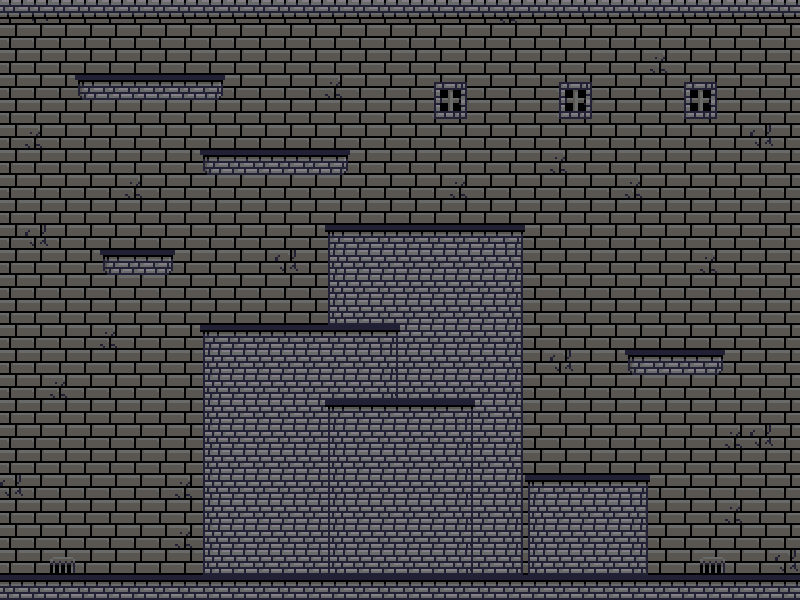

Tiled map render using the project's own tile images. Description and the whole map definition, tile-layer contents included, below:
An orthogonal 32x24 tile map with 25x25 px tiles, 2 tile layers (background, platforms) and 14 objects (9x platform, 5x lamp).

<map version="1.0" orientation="orthogonal" renderorder="right-down" width="32" height="24" tilewidth="25" tileheight="25" nextobjectid="27">
 <tileset firstgid="1" name="float_tiles" tilewidth="25" tileheight="25" tilecount="20" columns="5">
  <image source="../graphics/float_tiles.png" width="125" height="100" />
 </tileset>
 <layer name="background" width="32" height="24">
  <data encoding="csv">
6,8,6,6,6,6,6,6,6,6,6,6,6,6,6,6,6,6,6,6,7,6,6,6,6,6,6,6,6,6,6,6,
6,6,6,6,6,6,6,6,6,6,6,6,6,6,6,6,6,6,6,6,6,6,6,6,6,6,6,6,6,6,6,6,
6,6,6,6,6,6,6,6,6,6,6,6,6,6,6,6,6,6,6,6,6,6,6,6,6,6,7,6,6,6,6,6,
6,6,6,6,6,6,6,6,6,6,6,6,6,7,6,6,6,4,5,6,6,6,4,5,6,6,6,4,5,6,6,6,
6,6,6,6,6,6,6,6,6,6,6,6,6,6,6,6,6,9,10,6,6,6,9,10,6,6,6,9,10,6,6,6,
6,7,6,6,6,6,6,6,6,6,6,6,6,6,6,6,6,6,6,6,6,6,6,6,6,6,6,6,6,6,8,6,
6,6,6,6,6,6,6,6,6,6,6,6,6,6,6,6,6,6,6,6,6,6,7,6,6,6,6,6,6,6,6,6,
6,6,6,6,6,7,6,6,6,6,6,6,6,6,6,6,6,6,7,6,6,6,6,6,6,7,6,6,6,6,6,6,
6,6,6,6,6,6,6,6,6,6,6,6,6,6,6,6,6,6,6,6,6,6,6,6,6,6,6,6,6,6,6,6,
6,8,6,6,6,6,6,6,6,6,6,6,6,6,6,6,6,6,6,6,6,6,6,6,6,6,6,6,6,6,6,6,
6,6,6,6,6,6,6,6,6,6,6,8,6,6,6,6,6,6,6,6,6,6,6,6,6,6,6,6,7,6,6,6,
6,6,6,6,6,6,6,6,6,6,6,6,6,6,6,6,6,6,6,6,6,6,6,6,6,6,6,6,6,6,6,6,
6,6,6,6,6,6,6,6,6,6,6,6,6,6,6,6,6,6,6,6,6,6,6,6,6,6,6,6,6,6,6,6,
6,6,6,6,7,6,6,6,6,6,6,6,6,6,6,15,6,6,6,6,6,6,6,6,6,6,6,6,6,6,6,6,
6,6,6,6,6,6,6,6,6,6,6,6,6,6,6,15,6,6,6,6,6,6,8,6,6,6,6,6,6,6,6,6,
6,6,7,6,6,6,6,6,6,7,6,6,6,6,6,15,6,6,6,6,6,6,6,6,6,6,6,6,6,6,6,6,
6,6,6,6,6,6,6,6,6,6,6,6,6,15,6,6,6,6,15,6,6,6,6,6,6,6,6,6,6,6,6,6,
6,6,6,6,6,6,6,6,6,6,6,6,6,15,6,6,6,6,15,6,6,6,6,6,6,6,6,6,6,7,8,6,
6,6,6,6,6,6,6,6,6,6,6,6,6,15,6,6,6,6,15,6,6,6,6,6,6,6,6,6,6,6,6,6,
8,6,6,6,6,6,6,7,6,6,6,6,6,15,6,6,8,6,15,6,6,6,6,6,6,6,6,6,6,6,6,6,
6,6,6,6,6,6,6,6,6,6,6,6,6,15,6,6,6,6,15,6,6,6,6,6,6,6,6,6,6,7,6,6,
6,6,6,6,6,6,6,7,6,6,6,6,7,15,6,6,6,6,15,6,6,6,6,6,6,6,6,6,6,6,6,6,
6,6,13,6,6,6,6,6,6,6,6,6,6,15,6,6,13,6,15,6,6,6,6,6,6,6,6,6,13,6,6,8,
0,0,0,0,0,0,0,0,0,0,0,0,0,0,0,0,0,0,0,0,0,0,0,0,0,0,0,0,0,0,0,0
</data>
 </layer>
 <layer name="platforms" width="32" height="24">
  <data encoding="csv">
11,11,11,11,11,11,11,11,11,11,11,11,11,11,11,11,11,11,11,11,11,11,11,11,11,11,11,11,11,11,11,11,
0,0,0,0,0,0,0,0,0,0,0,0,0,0,0,0,0,0,0,0,0,0,0,0,0,0,0,0,0,0,0,0,
0,0,0,0,0,0,0,0,0,0,0,0,0,0,0,0,0,0,0,0,0,0,0,0,0,0,0,0,0,0,0,0,
0,0,0,1,2,2,2,2,3,0,0,0,0,0,0,0,0,0,0,0,0,0,0,0,0,0,0,0,0,0,0,0,
0,0,0,0,0,0,0,0,0,0,0,0,0,0,0,0,0,0,0,0,0,0,0,0,0,0,0,0,0,0,0,0,
0,0,0,0,0,0,0,0,0,0,0,0,0,0,0,0,0,0,0,0,0,0,0,0,0,0,0,0,0,0,0,0,
0,0,0,0,0,0,0,0,1,2,2,2,2,3,0,0,0,0,0,0,0,0,0,0,0,0,0,0,0,0,0,0,
0,0,0,0,0,0,0,0,0,0,0,0,0,0,0,0,0,0,0,0,0,0,0,0,0,0,0,0,0,0,0,0,
0,0,0,0,0,0,0,0,0,0,0,0,0,0,0,0,0,0,0,0,0,0,0,0,0,0,0,0,0,0,0,0,
0,0,0,0,0,0,0,0,0,0,0,0,0,17,2,2,2,2,2,2,18,0,0,0,0,0,0,0,0,0,0,0,
0,0,0,0,1,2,3,0,0,0,0,0,0,14,15,15,15,15,15,15,16,0,0,0,0,0,0,0,0,0,0,0,
0,0,0,0,0,0,0,0,0,0,0,0,0,14,15,15,15,15,15,15,16,0,0,0,0,0,0,0,0,0,0,0,
0,0,0,0,0,0,0,0,0,0,0,0,0,14,15,15,15,15,15,15,16,0,0,0,0,0,0,0,0,0,0,0,
0,0,0,0,0,0,0,0,17,2,2,2,2,2,2,18,15,15,15,15,16,0,0,0,0,0,0,0,0,0,0,0,
0,0,0,0,0,0,0,0,14,15,15,15,15,15,15,16,15,15,15,15,16,0,0,0,0,1,2,2,3,0,0,0,
0,0,0,0,0,0,0,0,14,15,15,15,15,15,15,16,15,15,15,15,16,0,0,0,0,0,0,0,0,0,0,0,
0,0,0,0,0,0,0,0,14,15,15,15,15,17,2,2,2,2,18,15,16,0,0,0,0,0,0,0,0,0,0,0,
0,0,0,0,0,0,0,0,14,15,15,15,15,14,15,15,15,15,16,15,16,0,0,0,0,0,0,0,0,0,0,0,
0,0,0,0,0,0,0,0,14,15,15,15,15,14,15,15,15,15,16,15,16,0,0,0,0,0,0,0,0,0,0,0,
0,0,0,0,0,0,0,0,14,15,15,15,15,14,15,15,15,15,16,15,16,17,2,2,2,18,0,0,0,0,0,0,
0,0,0,0,0,0,0,0,14,15,15,15,15,14,15,15,15,15,16,15,16,14,15,15,15,16,0,0,0,0,0,0,
0,0,0,0,0,0,0,0,14,15,15,15,15,14,15,15,15,15,16,15,16,14,15,15,15,16,0,0,0,0,0,0,
0,0,0,0,0,0,0,0,14,15,15,15,15,14,15,15,15,15,16,15,16,14,15,15,15,16,0,0,0,0,0,0,
2,2,2,2,2,2,2,2,2,2,2,2,2,2,2,2,2,2,2,2,2,2,2,2,2,2,2,2,2,2,2,2
</data>
 </layer>
 <objectgroup name="Object Layer 1">
  <object id="5" name="platform" x="75" y="75" width="150" height="25" />
  <object id="6" name="platform" x="200" y="150" width="150" height="25" />
  <object id="7" name="platform" x="325" y="225" width="200" height="25" />
  <object id="8" name="platform" x="625" y="350" width="100" height="25" />
  <object id="9" name="platform" x="201" y="325" width="199" height="25" />
  <object id="10" name="platform" x="323" y="400" width="152" height="25" />
  <object id="11" name="platform" x="525" y="475" width="125" height="28" />
  <object id="12" name="platform" x="100" y="250" width="75" height="26" />
  <object id="13" name="platform" x="0" y="575" width="800" height="25" />
  <object id="15" name="lamp" x="300" y="50" width="25" height="25">
   <properties>
    <property name="order" type="int" value="0" />
   </properties>
  </object>
  <object id="23" name="lamp" x="75" y="175" width="25" height="25">
   <properties>
    <property name="order" type="int" value="1" />
   </properties>
  </object>
  <object id="24" name="lamp" x="250" y="250" width="25" height="25">
   <properties>
    <property name="order" type="int" value="2" />
   </properties>
  </object>
  <object id="25" name="lamp" x="125" y="325" width="25" height="25">
   <properties>
    <property name="order" type="int" value="3" />
   </properties>
  </object>
  <object id="26" name="lamp" x="550" y="400" width="25" height="25">
   <properties>
    <property name="order" type="int" value="4" />
   </properties>
  </object>
 </objectgroup>
</map>